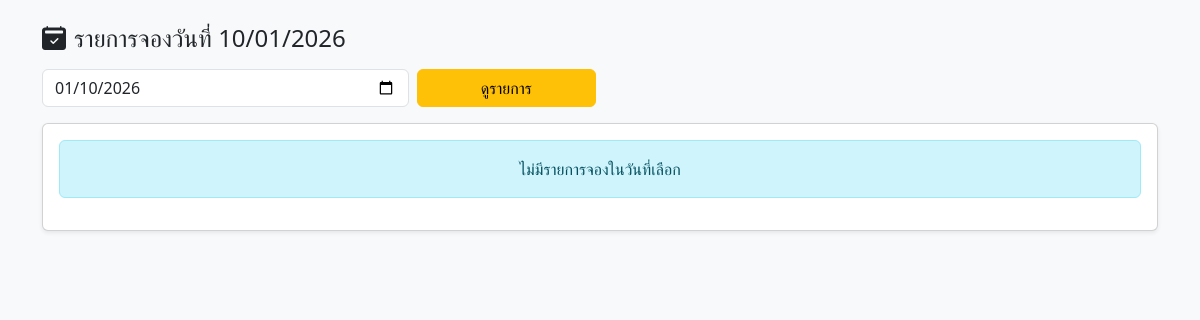
Page /storepage/lists.php?date=2026-01-10 on the earlier database version.
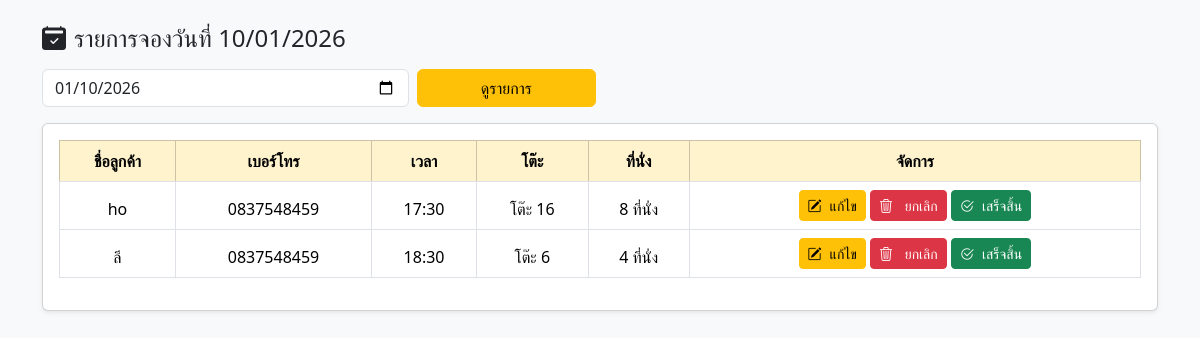
Same page on the later database version.
### tables this page shows
CREATE TABLE `reservations` (
  `id` int(11) NOT NULL,
  `customer_name` varchar(100) NOT NULL,
  `phone` varchar(20) DEFAULT NULL,
  `table_id` int(11) NOT NULL,
  `reservation_date` date NOT NULL,
  `reservation_time` time NOT NULL,
  `status` enum('confirmed','cancelled','completed') DEFAULT 'confirmed',
  `completed_at` datetime DEFAULT NULL,
  `created_by` int(11) DEFAULT NULL,
  `created_at` timestamp NOT NULL DEFAULT current_timestamp()
);

CREATE TABLE `tables` (
  `id` int(11) NOT NULL,
  `table_number` varchar(10) NOT NULL,
  `seat` int(11) NOT NULL,
  `position_x` int(11) NOT NULL,
  `position_y` int(11) NOT NULL,
  `status` enum('available','reserved','using') DEFAULT 'available'
);

### storepage/lists.php (the view, shortened to what this page needs)
<?php
require_once __DIR__ . "/../config/db.php";
$selected_date = $_GET['date'] ?? date('Y-m-d');
$sql = "
SELECT r.*, t.table_number, t.seat
FROM reservations r
JOIN tables t ON r.table_id = t.id
WHERE r.reservation_date = ?
AND r.status = 'confirmed'
ORDER BY r.reservation_time ASC
";
$stmt = $conn->prepare($sql);
$stmt->bind_param("s", $selected_date);
$stmt->execute();
$result = $stmt->get_result();
?>
<!DOCTYPE html>
<html lang="th">
<head>
<link rel="stylesheet" href="../bootstrap/css/bootstrap.min.css">
<link rel="stylesheet"
      href="https://cdn.jsdelivr.net/npm/bootstrap-icons/font/bootstrap-icons.css">
</head>
<body class="bg-light">
<div class="container my-4">
<h4 class="mb-3 text-dark">
<i class="bi bi-calendar2-check-fill me-2 "></i></i></i>รายการจองวันที่ <?= date('d/m/Y', strtotime($selected_date)); ?>
</h4>
<form method="get" class="row g-2 mb-3">
    <div class="col-md-4">
        <input type="date"
               name="date"
               value="<?= $selected_date; ?>"
               class="form-control">
    </div>
    <div class="col-md-2">
        <button class="btn btn-warning w-100">
            ดูรายการ
        </button>
    </div>
</form>
<div class="card shadow-sm">
<div class="card-body">
<?php if ($result->num_rows == 0): ?>
    <div class="alert alert-info text-center">
        ไม่มีรายการจองในวันที่เลือก
    </div>
<?php else: ?>
<table class="table table-bordered table-hover align-middle">
<thead class="table-warning text-center">
<tr>
    <th>ชื่อลูกค้า</th>
    <th>เบอร์โทร</th>
    <th>เวลา</th>
    <th>โต๊ะ</th>
    <th>ที่นั่ง</th>
    <th>จัดการ</th>
</tr>
</thead>
<tbody>
<?php while($row = $result->fetch_assoc()): ?>
<tr>
   <thead class="text-center">
    <td><?= htmlspecialchars($row['customer_name']); ?></td>
    <td><?= htmlspecialchars($row['phone']); ?></td>
    <td><?= substr($row['reservation_time'], 0, 5); ?></td>
     <td>โต๊ะ <?= $row['table_number']; ?></td>
     <td><?= $row['seat']; ?> ที่นั่ง</td>
    <td class="text-center">
<a href="store.php?link=edit_lists&id=<?= $row['id']; ?>"
   class="btn btn-sm btn-warning"><i class="bi bi-pencil-square me-2"></i>แก้ไข</a>
<a href="cancel_reservation.php?id=<?= $row['id']; ?>"
   class="btn btn-sm btn-danger"
   onclick="return confirm('ยืนยันยกเลิกการจองนี้?');">
   <i class="bi bi-trash3 me-2"></i> ยกเลิก
</a>
<?php if ($row['status'] == 'confirmed'): ?>
    <a href="complete_reservation.php?id=<?= $row['id']; ?>"
       class="btn btn-sm btn-success"
       onclick="return confirm('ยืนยันว่าใช้งานเสร็จแล้ว?');">
       <i class="bi bi-check2-circle me-2"></i>เสร็จสิ้น
    </a>
<?php endif; ?>
</td>
</tr>
<?php endwhile; ?>
</tbody>
</table>
<?php endif; ?>
</div>
</div>
</div>
</body>
</html>

Differences in the rows shown:
added reservations: customer_name "ho", phone "0837548459", reservation_time "17:30", table.table_number "16", table.seat "8"
added reservations: customer_name "ลี", phone "0837548459", reservation_time "18:30", table.table_number "6", table.seat "4"
Other differences:
text no longer shown: "ไม่มีรายการจองในวันที่เลือก"
text now shown: "ชื่อลูกค้า เบอร์โทร เวลา โต๊ะ ที่นั่ง จัดการ"
